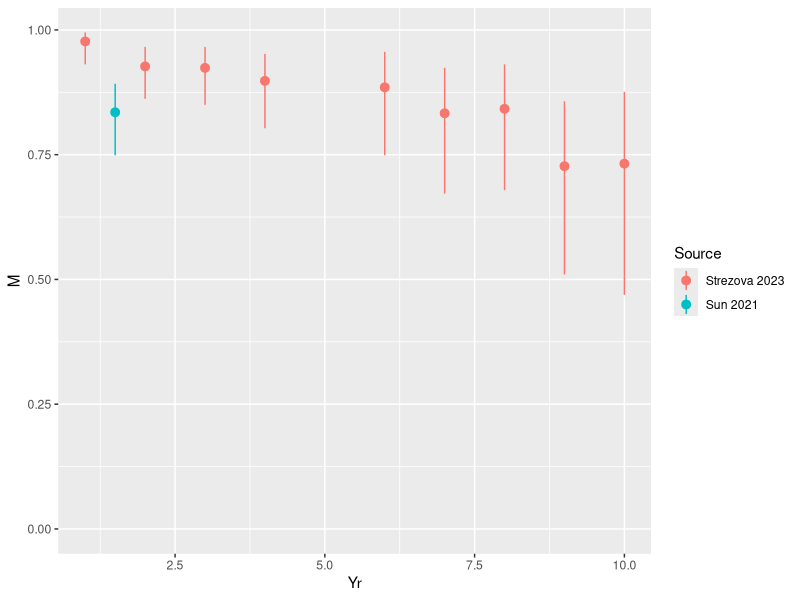
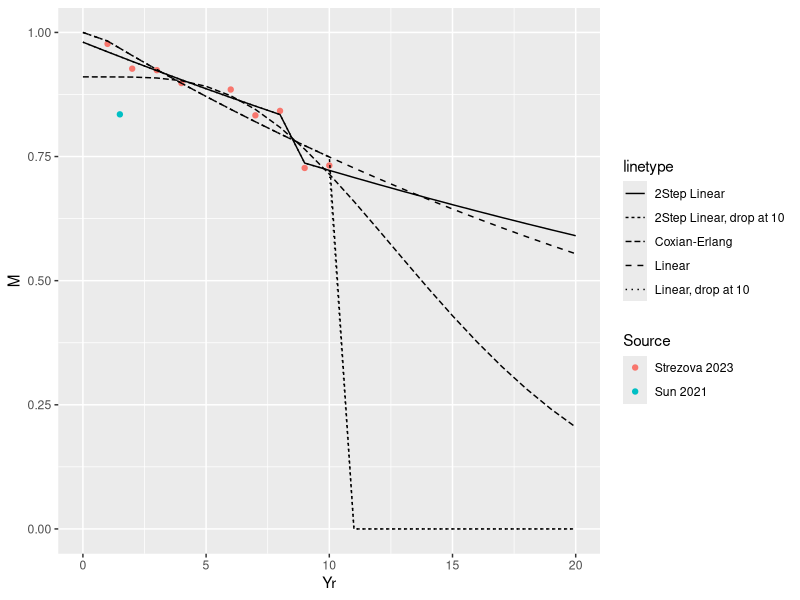

Recreate these plots in R, in order. (Note: this script raises an error after producing the figures.)
library(tidyverse)
library(readxl)




dat_ve <- read_xlsx(here::here("data", "Shingrix VE.xlsx"), sheet = 1) %>% 
  filter(Use) %>% 
  filter(Type == "HZ") %>% 
  mutate(
    M = M / 100,
    L = L / 100, 
    U = U / 100,
    Yr = gsub("yr", "", `Sub-group`),
    Yr = ifelse(is.na(Yr), 1.5, as.numeric(Yr))
  )




dat_ve %>% 
  ggplot() + 
  geom_pointrange(aes(x = Yr, y = M, ymax = U, ymin = L, colour = Source)) + 
  expand_limits(y = 0)



dat_ve


fit_loglin <- lm(log(M) ~ Yr, data = dat_ve %>% filter(!Realworld))
fit_step2<- lm(log(M) ~ Yr + (Yr >= 9), data = dat_ve %>% filter(!Realworld))

fit_ce <- nlminb(c(2, 0.1, 0.9), function(x) {
  dat_ve %>% 
    mutate(
      fit = (1 - pgamma(Yr, x[1], x[2])) * x[3]
    ) %>% 
    summarise(r = sum((1 - fit / M) ^ 2)) %>% pull(r)
}, lower = 0, upper = c(Inf, Inf, 1))


proj <- tibble(Yr = 0:100) %>% 
  mutate(
    f_l = exp(predict(fit_loglin, .)),
    f_l = pmin(1, f_l),
    f_s2 = exp(predict(fit_step2, .)),
    f_s2 = pmin(1, f_s2),
    f_ga = (1 - pgamma(Yr, fit_ce$par[1], fit_ce$par[2])) * fit_ce$par[3],
    f_l_d10 = ifelse(Yr > 10, 0, f_s2),
    f_s2_d10 = ifelse(Yr > 10, 0, f_l)
  )


proj %>% 
  filter(Yr <= 20) %>% 
  ggplot() +
  geom_point(data = dat_ve, aes(x = Yr, y = M, colour = Source)) +
  geom_line(aes(x = Yr, y = f_l, linetype = "Linear")) +
  geom_line(aes(x = Yr, y = f_s2, linetype = "2Step Linear")) +
  # geom_line(aes(x = Yr, y = f_l * 0.87, linetype = "Linear")) +
  # geom_line(aes(x = Yr, y = f_s2 * 0.87, linetype = "2Step Linear")) +
  # geom_line(aes(x = Yr, y = f_ga * 0.91, linetype = "Coxian-Erlang")) +
  geom_line(aes(x = Yr, y = f_l_d10, linetype = "Linear, drop at 10")) +
  geom_line(aes(x = Yr, y = f_s2_d10, linetype = "2Step Linear, drop at 10")) +
  geom_line(aes(x = Yr, y = f_ga, linetype = "Coxian-Erlang")) +
  expand_limits(y = 0)


## Output to parameters -----

ve0 <- crossing(Age = 0:100, AgeVac = 0:100) %>% 
  filter(Age >= AgeVac) %>% 
  mutate(
    TypeVac = "Shingrix",
    Yr = Age - AgeVac
  )

ve_nic <- ve0 %>% 
  left_join(proj %>% select(Yr, VE_Trial = f_l) %>% mutate(VE_Real = VE_Trial * 0.87)) %>% 
  pivot_longer(starts_with("VE"), names_pattern = "VE_(\\w+)", names_to = "Type", values_to = "VE") %>% 
  mutate(IC = F) %>% 
  select(-Yr) %>% 
  arrange(Type, Age, AgeVac)

save(ve_nic, file = here::here("pars", "ves_linear.rdata"))


ve_nic <- ve0 %>% 
  left_join(proj %>% select(Yr, VE_Trial = f_s2) %>% mutate(VE_Real = VE_Trial * 0.87)) %>% 
  pivot_longer(starts_with("VE"), names_pattern = "VE_(\\w+)", names_to = "Type", values_to = "VE") %>% 
  mutate(IC = F) %>% 
  select(-Yr) %>% 
  arrange(Type, Age, AgeVac)

save(ve_nic, file = here::here("pars", "ves_2step.rdata"))


ve_nic <- ve0 %>% 
  left_join(proj %>% select(Yr, VE_Trial = f_ga) %>% mutate(VE_Real = VE_Trial * 0.91)) %>% 
  pivot_longer(starts_with("VE"), names_pattern = "VE_(\\w+)", names_to = "Type", values_to = "VE") %>% 
  mutate(IC = F) %>% 
  select(-Yr) %>% 
  arrange(Type, Age, AgeVac)

save(ve_nic, file = here::here("pars", "ves_ce.rdata"))


ve_nic <- ve0 %>% 
  left_join(proj %>% select(Yr, VE_Trial = f_l_d10) %>% mutate(VE_Real = VE_Trial * 0.87)) %>% 
  pivot_longer(starts_with("VE"), names_pattern = "VE_(\\w+)", names_to = "Type", values_to = "VE") %>% 
  mutate(IC = F) %>% 
  select(-Yr) %>% 
  arrange(Type, Age, AgeVac)

save(ve_nic, file = here::here("pars", "ves_linear_drop10.rdata"))


ve_nic <- ve0 %>% 
  left_join(proj %>% select(Yr, VE_Trial = f_s2_d10) %>% mutate(VE_Real = VE_Trial * 0.87)) %>% 
  pivot_longer(starts_with("VE"), names_pattern = "VE_(\\w+)", names_to = "Type", values_to = "VE") %>% 
  mutate(IC = F) %>% 
  select(-Yr) %>% 
  arrange(Type, Age, AgeVac)

save(ve_nic, file = here::here("pars", "ves_2step_drop10.rdata"))

